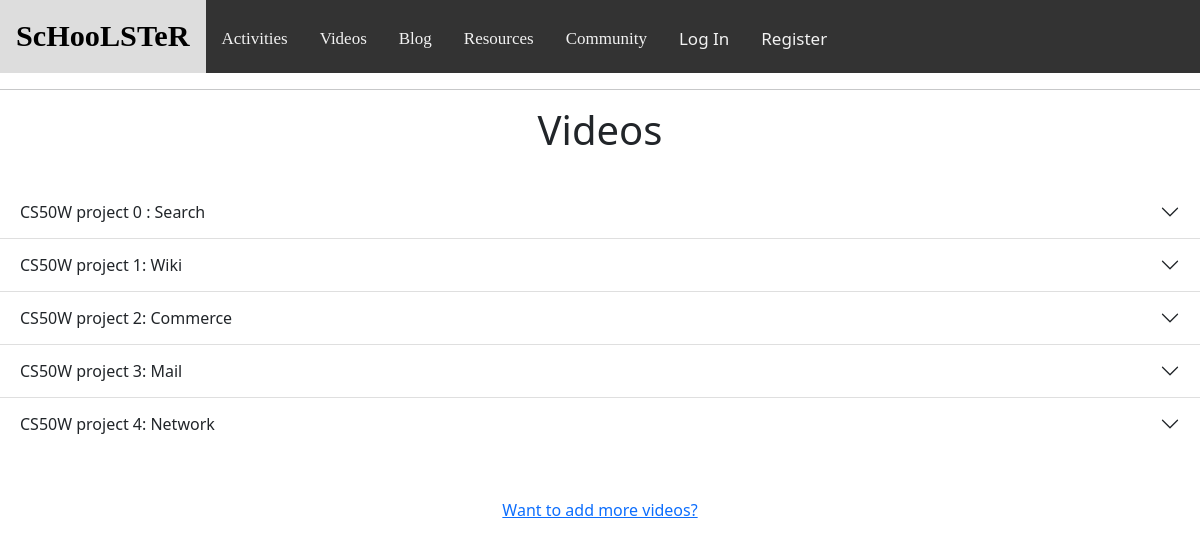
The page /video/ on the database its author committed.
### final/models.py (models this page shows)
class Video(models.Model):
    id=models.AutoField(primary_key=True)
    code=models.TextField(max_length=10000, blank=False, default="hi")
    name=models.TextField(max_length=10000, blank=False)

### final/views.py (the view)
# urls.py: path("video/", views.video, name="video"),
def video(request):
    videolist=Video.objects.all()
    return render (request, "final/video.html",{
        "videos":videolist
    })

### final/templates/final/video.html (shortened to what this page needs)
{% extends "final/layout.html" %}
{% load static %}
{% block body %}
    <h1 style="text-align: center;">Videos</h1>
    <br/>
    <div class="accordion accordion-flush" id="accordionFlushExample">
        {%for video in videos%}
            <div class="accordion-item">
                <h2 class="accordion-header" id="flush-heading{{video.id}}">
                <button class="accordion-button collapsed" type="button" data-toggle="collapse" data-target="#flush-collapse{{video.id}}" aria-expanded="false" aria-controls="flush-collapse{{video.id}}" onclick="video('{{video.id}}')">
                    {{video.name}}
                </button>
                </h2>
            </div>
        {%endfor%}
    </div>
    <br/><br/>
    <div class="text-center mx-auto justify-content-center">
    <a href="{% url 'newvideo' %}">Want to add more videos?</a></div>
{% endblock %}

### rows shown on the page
Video: name "CS50W project 0 : Search"
Video: name "CS50W project 1: Wiki"
Video: name "CS50W project 2: Commerce"
Video: name "CS50W project 3: Mail"
Video: name "CS50W project 4: Network"
